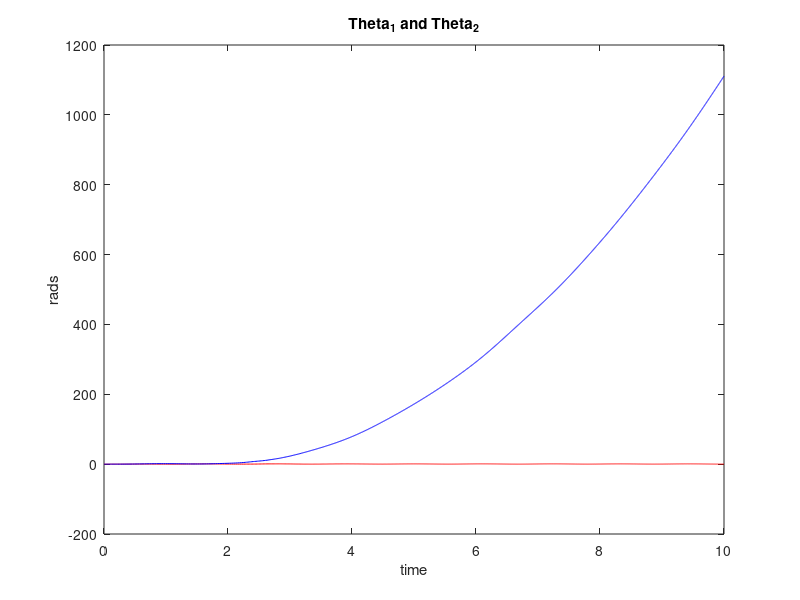

Write the MATLAB code that produced this figure. (Note: this script raises an error after producing the figure.)
%% Subacz, RBE502, Homework 4, Problem 5

function []= Problem4()
clc, clear all, close all;

%parameters for the arm
%Importing the parameters from table 5.1, page 115 of kelly's book
I_1 = 0.1213; I_2 = 0.0116; m_1 = 6.5225; l_c1 = .0983; m_2 = 2.0458;
l_c2 = .0229; l_1 = 0.26; l_2 = 0.26; g = 9.81; w_1 = 4; w_2 = 3;

x0= [0,0,0,0]; % Initial Condition - Format:[theta1,theta2,dtheta1,dtheta2]

tf=10; 

%Generate trajectories to follow, Using the parameters and equations from
%chapter 5.4 of kellys book, page 128.

b_1 = pi/4; c_1 = pi/9; b_2 = pi/3; c_2 = pi/6;

global torque
torque=[];

global err

[T,X] = ode45(@(t,x)plannarArmODE(t,x),[0 tf],x0);

figure('Name','Theta_1+Theta_2');
plot(T, X(:,1), 'r-');
hold on
plot(T, X(:,2), 'b-');
title('Theta_1 and Theta_2')
xlabel('time')
ylabel('rads')
snapnow

%recalcalate the actual positions of q_1 and q_2
q_plot_1 = b_1*(1-exp(-2*(T.^3))) + c_1*(1- exp(-2*(T.^3))).*sin(w_1.*T);
q_plot_2 = b_2*(1-exp(-2*(T.^3))) + c_2*(1- exp(-2*(T.^3))).*sin(w_2.*T);

figure('Name','Error Theta_1+Theta_2 under PD SetPoint Control');
plot(T,(q_plot_1(:,1)- X(:,1)),'r-')
hold on
plot(T,(q_plot_2(:,1))- X(:,2),'b-');
title('Theta_1 and Theta_2 error')
xlabel('time')
ylabel('err')
axis([-0 10 -1 1])

figure('Name','Input_Computed Torque Control');
plot(T, torque(1,1:size(T,1)),'r-');
hold on
plot(T, torque(2,1:size(T,1)),'b-');
xlabel('time')
ylabel('torque')
title('input computed torque control')
torque=[];

%% Functions

    function [dx] = plannarArmODE(t,x)
        %Generate trajectories to follow, Using the parameters and equations from
        %chapter 5.4 of kellys book, page 128.
        
        %Calculate the positons of q_1 and q_2
        q_1 = b_1*(1-exp(-2*(t.^3))) + c_1*(1- exp(-2*(t.^3))).*sin(w_1.*t);
        q_2 = b_2*(1-exp(-2*(t.^3))) + c_2*(1- exp(-2*(t.^3))).*sin(w_2.*t);
        theta_d= [q_1; q_2];
              
        %Calculate the velocities of dq_1 and dq_2
        dq_1 = 6*b_1*t^2*exp(-2*t^3) - c_1*w_1*cos(t*w_1)*(exp(-2*t^3) - 1) + 6*c_1*t^2*exp(-2*t^3)*sin(t*w_1);;
        dq_2 = 6*b_2*t^2*exp(-2*t^3) - c_2*w_2*cos(t*w_2)*(exp(-2*t^3) - 1) + 6*c_2*t^2*exp(-2*t^3)*sin(t*w_2);;
        dtheta_d =[dq_1; dq_2];    
               
        %Calculate the acceleration of ddq_1 and ddq_2
        ddq_1 = 12*b_1*t*exp(-2*t^3) - 36*b_1*t^4*exp(-2*t^3) + c_1*w_1^2*sin(t*w_1)*(exp(-2*t^3) - 1) + 12*c_1*t*exp(-2*t^3)*sin(t*w_1) - 36*c_1*t^4*exp(-2*t^3)*sin(t*w_1) + 12*c_1*t^2*w_1*exp(-2*t^3)*cos(t*w_1);
        ddq_2 = 12*b_2*t*exp(-2*t^3) - 36*b_2*t^4*exp(-2*t^3) + c_2*w_2^2*sin(t*w_2)*(exp(-2*t^3) - 1) + 12*c_2*t*exp(-2*t^3)*sin(t*w_2) - 36*c_2*t^4*exp(-2*t^3)*sin(t*w_2) + 12*c_2*t^2*w_2*exp(-2*t^3)*cos(t*w_2);
        ddtheta_d = [ddq_1; ddq_2];
        
        theta= x(1:2,1);
        dtheta= x(3:4,1);
        
        global Mmat Cmat Gmat Mmatd Cmatd Gmatd
        a = I_1+I_2+m_1*l_c1^2+ m_2*(l_1^2+ l_c2^2);
        b = m_2*l_1*l_c2;
        d = I_2+ m_2*l_c2^2;

        Mmat = [a+2*b*cos(x(2)), d+b*cos(x(2));  d+b*cos(x(2)), d];
        Cmat = [-b*sin(x(2))*x(4), -b*sin(x(2))*(x(3)+x(4)); b*sin(x(2))*x(3),0];
        Gmat = [(m_1*l_c1 + m_2*l_1)*g*sin(x(1)) + m_2*l_c2*g*sin(x(1) + x(2)); m_2*l_c2*g*sin(x(1) + x(2))];
        
        Mmatd = [a+2*b*cos(theta_d(2)), d+b*cos(theta_d(2));  d+b*cos(theta_d(2)), d];
        Cmatd = [-b*sin(theta_d(2))*dtheta_d(2), -b*sin(theta_d(2))*(dtheta_d(1)+dtheta_d(2)); b*sin(theta_d(2))*dtheta_d(1),0];
        Gmatd = [(m_1*l_c1 + m_2*l_c2)*g*sin(theta_d(1)) + m_2*l_c2*g*sin(theta_d(1) + theta_d(2));m_2*l_c2*g*sin(theta_d(1) + theta_d(2))];
        
        invM = inv(Mmat);
        invMC = invM*Cmat;
        invMG = invM*Gmat;
        tau = FeedforwardControl(theta_d, dtheta_d, ddtheta_d, theta, dtheta); %
        torque =[torque, tau];
        dx=zeros(4,1);
        dx(1) = x(3);
        dx(2) = x(4);
        invMG = invM*Gmat;
        dx(3:4) = -invMC* x(3:4) - invMG + invM*tau;
    end

    function tau = FeedforwardControl(theta_d, dtheta_d,ddtheta_d, theta, dtheta)
        global Mmatd Cmatd Gmatd
        tau= Cmatd*dtheta_d + Mmatd*ddtheta_d + Gmatd;
    end

disp('Finish.');

end

%% Discussion
% On page 268-269 of kelly's book, a graphic on feed forward control is
% shown in an oscillatory postion. As stated in the book, feed forward
% contol has many equilibria, therefore it is possible to create a stable
% control system using feedward. However, this is counter acted by the fact
% that the equilibrium points are inflexible, meaning that a designer has
% no control over the points. The control of the equilibrium points are
% derived by the inherint nature of the controller. With a feedforward
% controller a design would need to hand tailor each dynamic model to
% support the desired equilibrium points. 

% In this example, the planar arm from chapter 5 was computed and the
% system is not in a natural equilibrium point in the derived dynamic
% model. figure 1 shows theta_2 trending to positive inf. while theta_1 is
% contant zero. In figure 2, the system instability is show with the
% erractic behavior in the calculated error positions. Lastly, figure 3
% show addition eratic behaviour and does not converage as the figures did 
% in problems 1,2, and 3.
